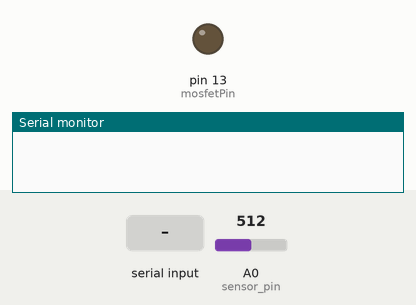
The sketch below on a simulated Arduino Uno, built with avr-gcc and run on an emulated ATmega328P. Shown: output pins drawn as LEDs (lit = HIGH), the last lines printed to the serial monitor. The test bench sets the inputs (shaded band); at power-on: A0 (sensor_pin) = 512.

Above: at 1.2 s.
1.3 s: "readM" received over Serial
At 5.2 s:
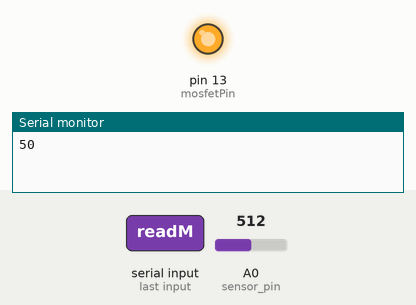
5.5 s: "cvs" received over Serial
Timing chart, 0 to 8.5 s (numbered marks = the images above; inputs shaded):
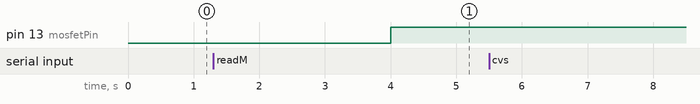

Measured:
- after the input at 1.3 s, pin 13 (mosfetPin): LOW → HIGH after 2.7 s

The sketch:

SI_mar19.ino
```cpp
int sensor_pin = A0;
int mosfetPin = 13;
int relayPin = 8;
int output_value ;
int output_value_perc;
int valve_status = 0;
String message_from_pc;
int waterReq;
int minMoisture;
int maxMoisture;
boolean isDataSet = false;

void setup() {

  pinMode(mosfetPin, OUTPUT);
  pinMode(LED_BUILTIN, OUTPUT);
  Serial.begin(9600);


  //   Serial.begin(115200);
  //   Serial.println("Reading From the Sensor new code...");
  //   delay(1000);

}

void loop() {

  output_value = analogRead(sensor_pin);

  //  Serial.print("Mositure value: ");
  //   Serial.print(output_value);

  output_value_perc = map(output_value, 1024, 0, 0, 100);

  //   Serial.print(" \t Mositure percentage: ");


  //   Serial.print(output_value_perc);
  //   Serial.print("%");
  //   Serial.print("\t Mosfet Pin = ");
  //   Serial.println(mosfetPin);

  //
  //  if (waterReq > 0)
  //  {
  //    if (output_value_perc >= maxMoisture)
  //    {
  //
  //      //    Close Valve
  //      //    Serial.println("<< Valave Closed >>");
  //
  //      digitalWrite(mosfetPin, LOW);
  //      digitalWrite(relayPin, LOW);
  //
  //      valve_status = 0;
  //      waterReq--;
  //    }
  //    else
  //    {
  //      if (output_value_perc <= minMoisture) {
  //        //    Open Valve
  //        //    Serial.println(" || Valave Opened ||");
  //
  //        digitalWrite(mosfetPin, HIGH);
  //        valve_status = 1;
  //
  //        digitalWrite(relayPin, HIGH);
  //      }
  //    }
  //  }
  //  else {
  //    digitalWrite(mosfetPin, LOW);
  //    digitalWrite(relayPin, LOW);
  //  }


  //  message_from_pc = Serial.readString();
  //
  //  //    mss = moisture sensor status
  //
  //  if (message_from_pc == "moisture") {
  //
  //    Serial.print(output_value_perc);
  //    // Serial.write();
  //    digitalWrite(LED_BUILTIN, HIGH);
  //  }
  //
  //  //    vs = valve status
  //
  //  else if (message_from_pc == "valve") {
  //    Serial.print(valve_status);
  //    digitalWrite(LED_BUILTIN, LOW);
  //  }
  //  delay(2000);


  String message1;

  message1 = Serial.readString();
  if (message1 == "readM") {
    digitalWrite(LED_BUILTIN, HIGH);

    Serial.print(output_value_perc);

  }
  else if (message1 == "cvs") {
    Serial.print("message");
    String vState;
    //    while (vState != "ON" || vState != "OFF")
    vState = Serial.readString();
    if (vState == "ON") {
      digitalWrite(mosfetPin, HIGH);
      digitalWrite(relayPin, HIGH);
      Serial.print("ON");

    }
    else if (vState == "OFF") {
      digitalWrite(mosfetPin, LOW);
      digitalWrite(relayPin, LOW);
      digitalWrite(LED_BUILTIN, LOW);
      Serial.print("OFF");
    }
//    else {
//      Serial.print("Wrong Entry Inside");
//    }
  }
//  else {
//    Serial.print("Wrong Entry");
//  }
  delay(2000);
}
```
